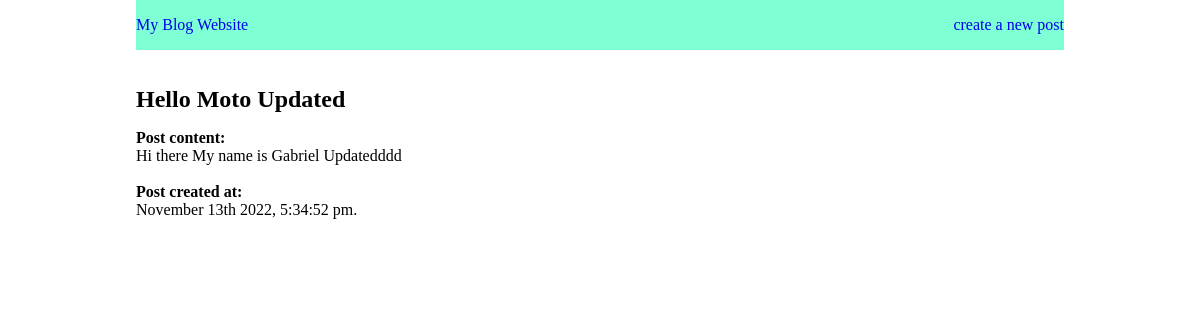
/post/hello, run on an earlier commit of the app's database.
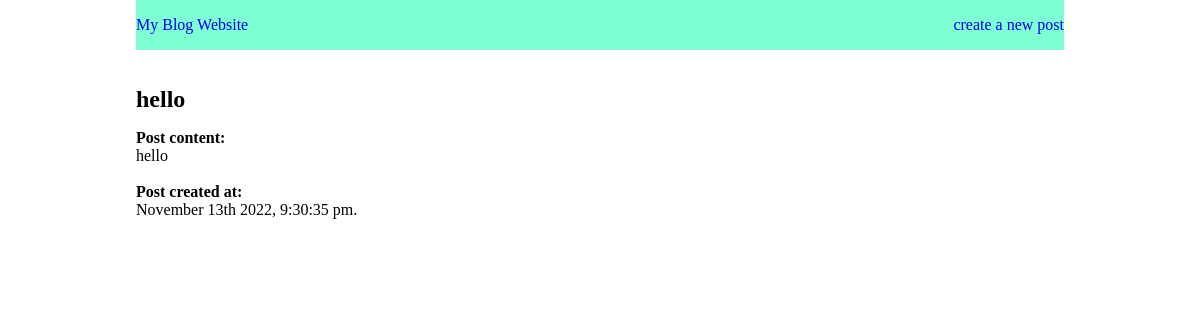
And on a later commit of the database.
### blog.py (models this page shows)
class Post(db.Model):
    id = db.Column(db.Integer, primary_key=True)
    title = db.Column(db.String, nullable=False)
    content = db.Column(db.String, nullable=False)
    date_posted = db.Column(db.DateTime, default=datetime.utcnow, nullable=False)
    user_id = db.Column(db.Integer, nullable=False)

### blog.py (the view)
@app.route('/post/<title>')
def get_post(title):
    post = Post.query.filter(Post.title.like(
        f'%{title}%')).order_by(Post.id.desc()).all()
    print(post)
    if post is None:
        status = f'Post not found'
        return render_template("post_status.html", user_status=status)
    return render_template('get_post.html', post_details=post)

### templates/get_post.html (shortened to what this page needs)
<!DOCTYPE html>
<html lang="en">
<head>
    <link rel= "stylesheet" type= "text/css" href= "{{ url_for('static',filename='style.css')}}">
</head>
<body>
    <div class="container">
        <nav>
            <a href="/homepage">My Blog Website</a>
            <a href="/create_post">create a new post </a>
        </nav>
        <main>
            <section>
                {% for post in post_details %}
                <article>
                <h2 id="post_title">{{post.title}}</h2>
                <p> <small>Post content:</small><br>{{post.content}}</p><br>
                <p> <small>Post created at:</small><br>{{ moment(post.date_posted).format('MMMM Do YYYY, h:mm:ss a') }}.</p>
                </article>
                {% endfor %}
            </section>
        </main>
    </div>
</body>
</html>

What changed in the data, as far as the page shows it:
removed Post: title "Hello Moto Updated", content "Hi there My name is Gabriel Updatedddd", date_posted "November 13th 2022, 5:34:52 pm"
now on this page (row edited): Post: title "hello", content "hello", date_posted "November 13th 2022, 9:30:35 pm"
